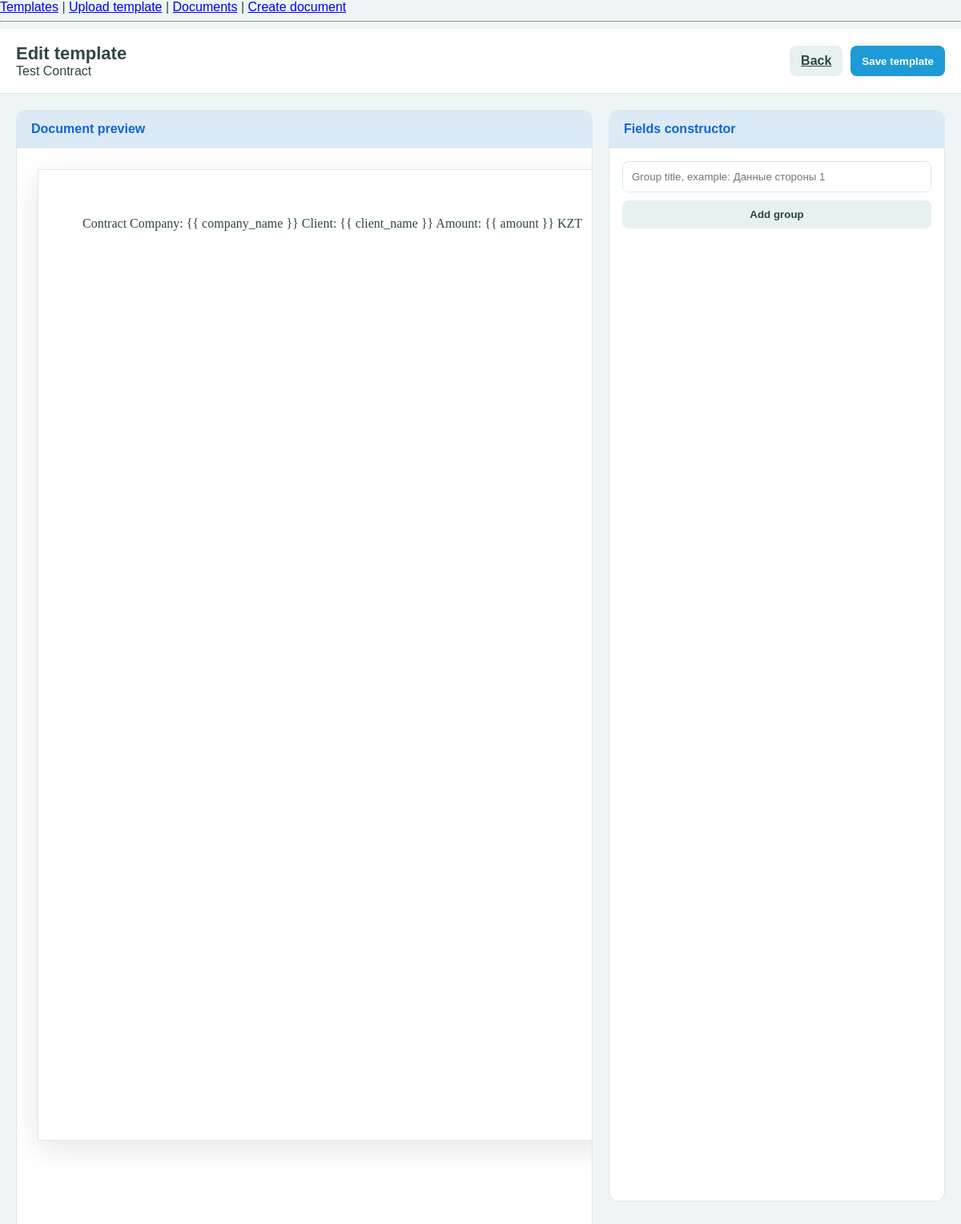
Page /documents/templates/1/edit/ (signed in) on the committed database.
### documents/models.py (models this page shows, shortened)
class DocumentTemplate(models.Model):
    class Status(models.TextChoices):
        ACTIVE = "active", "Active"
        ARCHIVED = "archived", "Archived"
    organization = models.ForeignKey(
        "organizations.Organization",
        on_delete=models.CASCADE,
        related_name="document_templates"
    )
    created_by = models.ForeignKey(
        settings.AUTH_USER_MODEL,
        on_delete=models.PROTECT,
        related_name="created_document_templates"
    )
    title = models.CharField(max_length=255)
    body_template = models.TextField(
        blank=True,
        help_text="Use variables like {{ client_name }}, {{ amount }}"
    )
    template_file = models.FileField(
        upload_to="document_templates/docx/",
        blank=True,
        null=True
    )
    variables = models.JSONField(default=list, blank=True)
    field_schema = models.JSONField(
        default=list,
        blank=True,
        help_text="Groups and fields for document form editor"
    )
    status = models.CharField(
        max_length=20,
        choices=Status.choices,
        default=Status.ACTIVE
    )
    created_at = models.DateTimeField(auto_now_add=True)
    updated_at = models.DateTimeField(auto_now=True)
    class Meta:
        verbose_name = "Document template"
        verbose_name_plural = "Document templates"
        ordering = ["-created_at"]

### documents/views.py (the view, shortened to what this page needs)
# urls.py: path("templates/<int:pk>/edit/", views.template_edit, name="template_edit"),
@login_required
def template_edit(request, pk):
    template = get_object_or_404(
        DocumentTemplate,
        pk=pk,
        created_by=request.user
    )
    if template.body_template:
        editor_html = template.body_template
    elif template.template_file:
        editor_html = DocxPreviewService.convert_docx_to_html(
            template.template_file.path
        )
    else:
        editor_html = ""
    return render(request, "documents/template_edit.html", {
        "template": template,
        "editor_html": editor_html,
        "field_schema_json": json.dumps(template.field_schema or [], ensure_ascii=False),
    })

### templates/documents/template_edit.html (shortened to what this page needs)
{% extends "base.html" %}
{% block content %}
<form method="post" onsubmit="saveTemplateBeforeSubmit()">
    <div class="top-bar">
        <div>
            <h1>Edit template</h1>
            <div>{{ template.title }}</div>
        </div>
        <div class="top-actions">
            <a class="btn btn-secondary" href="{% url 'documents:template_list' %}">
                Back
            </a>
            <button class="btn btn-primary" type="submit">
                Save template
            </button>
        </div>
    </div>
    <div class="editor-page">
        <div class="document-panel">
            <div class="panel-header">
                Document preview
            </div>
            <div class="document-scroll">
                <div id="docxEditor" contenteditable="true">{{ editor_html|safe }}</div>
            </div>
        </div>
        <div class="fields-panel">
            <div class="panel-header">
                Fields constructor
            </div>
            <div class="fields-content">
                <div class="schema-actions">
                    <input id="newGroupTitle" type="text" placeholder="Group title, example: Данные стороны 1">
                    <button class="btn btn-secondary" type="button" onclick="addGroup()">
                        Add group
                    </button>
                </div>
            </div>
        </div>
    </div>
</form>
{% endblock %}

### templates/documents/template_edit.html (style rules this page uses)
body { margin: 0; background: #eef5f5; font-family: Arial, sans-serif; color: #2f4545; }
.editor-page { display: grid; grid-template-columns: 1fr 420px; gap: 20px; padding: 20px; }
.top-bar { display: flex; justify-content: space-between; align-items: center; padding: 18px 20px; background: #ffffff; border-bottom: 1px solid #dce7e7; }
.top-bar h1 { margin: 0; font-size: 22px; }
.top-actions { display: flex; gap: 10px; }
.btn { border: none; border-radius: 8px; padding: 10px 14px; cursor: pointer; font-weight: 600; }
.btn-primary { background: #1e9bd7; color: white; }
.btn-secondary { background: #e7f1f1; color: #2f4545; }
.document-panel, .fields-panel { background: #ffffff; border-radius: 12px; border: 1px solid #dce7e7; overflow: hidden; }
.panel-header { padding: 14px 18px; background: #dbeaf5; color: #1264d8; font-weight: 700; border-bottom: 1px solid #dce7e7; }
.document-scroll { height: calc(100vh - 150px); overflow-y: auto; padding: 26px; }
#docxEditor { width: 850px; min-height: 1100px; margin: 0 auto; padding: 55px; background: white; border: 1px solid #e1e7e7; box-shadow: 0 10px 35px rgba(0,0,0,0.10); font-family: "Times New Roman", serif; font-size: 16px; line-height: 1.55; outline: none; }
.fields-panel { height: calc(100vh - 110px); overflow-y: auto; }
.fields-content { padding: 16px; }
.schema-actions { display: grid; gap: 10px; margin-bottom: 16px; }
.schema-actions input { padding: 11px; border: 1px solid #dce7e7; border-radius: 8px; }

### rows in the picture
DocumentTemplate: title "Test Contract", body_template "Contract Company: {{ company_name }} Client: {{ client_name }} Amount: {{ amount }} KZT"
